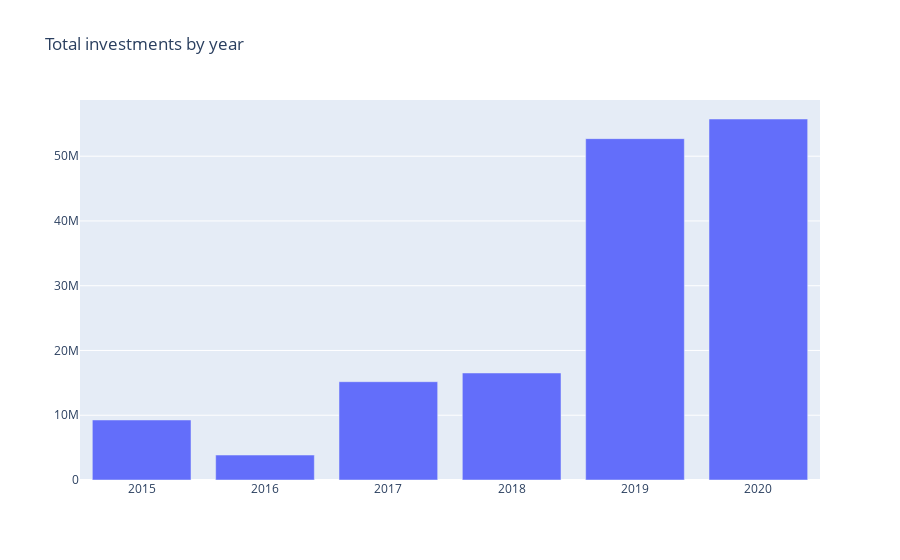

The cell this chart's notebook holds for it:
### Code cell
fig = go.Figure(data = go.Bar(x = amt_df.index,
                              y= amt_df['mean']),
                layout_title_text = 'Total investments by year')
fig.show()

### Figure 1 — Plotly figure (JSON) as saved in the notebook; plotly's stock layout.template omitted (floating-point values rounded to 4 significant figures)
{"data": [{"type": "bar", "x": [2015, 2016, 2017, 2018, 2019, 2020], "y": [9266000.0, 3855000.0, 15180000.0, 16520000.0, 52710000.0, 55740000.0]}], "layout": {"title": {"text": "Total investments by year"}}}
